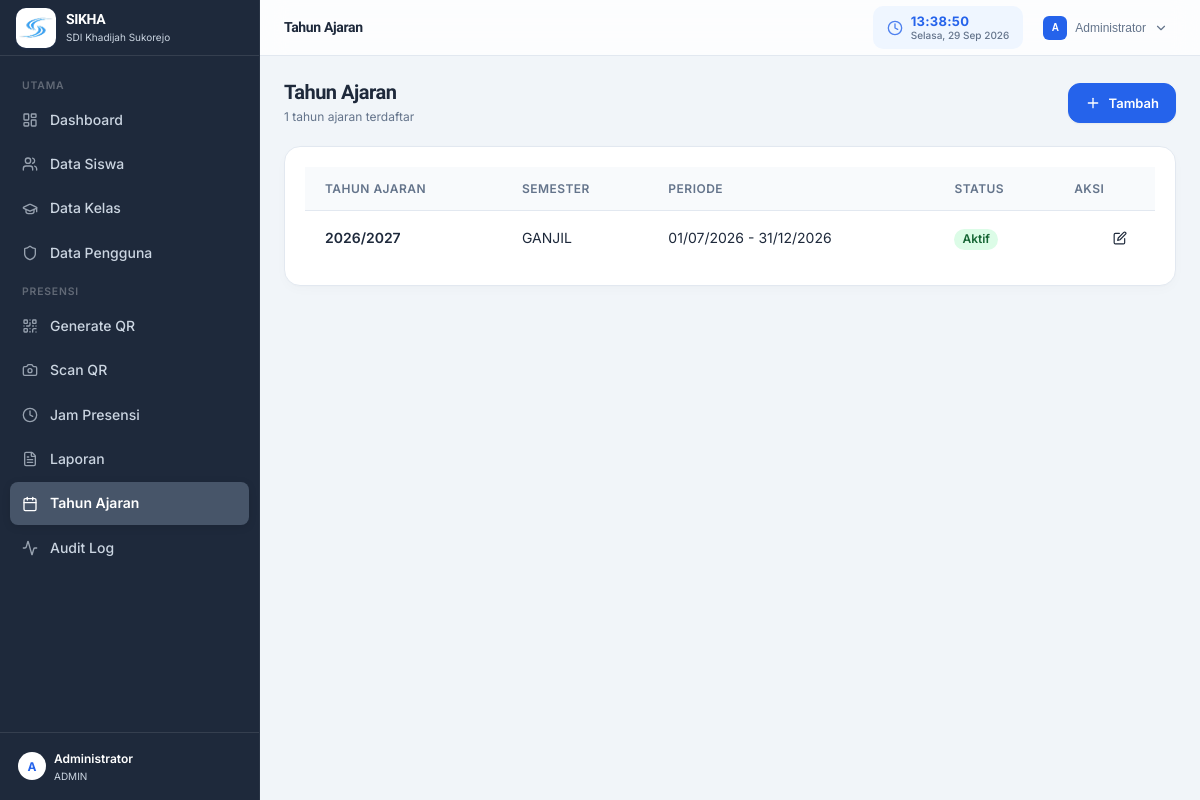
Screenshot of /admin/tahun_ajaran.php (signed in) with the database file from the repository.
### tables this page shows
CREATE TABLE IF NOT EXISTS tahun_ajaran (
    id CHAR(36) NOT NULL,
    tahun VARCHAR(20) NOT NULL,
    semester ENUM('GANJIL', 'GENAP') NOT NULL,
    tanggal_mulai DATE NOT NULL,
    tanggal_selesai DATE NOT NULL,
    is_active TINYINT(1) NOT NULL DEFAULT 0,
    created_at DATETIME NOT NULL DEFAULT CURRENT_TIMESTAMP,
    updated_at DATETIME NOT NULL DEFAULT CURRENT_TIMESTAMP ON UPDATE CURRENT_TIMESTAMP,
    PRIMARY KEY (id),
    UNIQUE KEY uq_tahun_ajaran (tahun, semester),
    KEY idx_tahun_ajaran_active (is_active)
);

### includes/functions.php (called while the page is built, shortened)
<?php
function escape(mixed $value): string
{
    return htmlspecialchars((string)$value, ENT_QUOTES | ENT_SUBSTITUTE, 'UTF-8');
}
function jsonForHtml(mixed $value): string
{
    return json_encode($value, JSON_HEX_TAG | JSON_HEX_AMP | JSON_HEX_APOS | JSON_HEX_QUOT | JSON_UNESCAPED_UNICODE);
}

### admin/tahun_ajaran.php (the view, shortened to what this page needs)
<?php
require_once '../config/database.php';
require_once '../includes/functions.php';
$tahunList = $pdo->query("SELECT * FROM tahun_ajaran ORDER BY tahun DESC, semester DESC")->fetchAll();
include '../includes/header.php';
?>
<div class="page-header">
    <div>
        <h1 class="page-title">Tahun Ajaran</h1>
        <p class="page-desc"><?= count($tahunList) ?> tahun ajaran terdaftar</p>
    </div>
    <button class="btn btn-primary h-10 px-4 text-sm rounded-lg gap-2" onclick="openTahunModal(false)">
        <svg width="16" height="16" viewBox="0 0 24 24" fill="none" stroke="currentColor" stroke-width="2" stroke-linecap="round" stroke-linejoin="round"><line x1="12" y1="5" x2="12" y2="19"/><line x1="5" y1="12" x2="19" y2="12"/></svg>
        Tambah
    </button>
</div>
<div class="card animate-in">
    <div class="card-body p-0">
        <table class="table">
            <thead>
                <tr>
                    <th>Tahun Ajaran</th>
                    <th>Semester</th>
                    <th>Periode</th>
                    <th>Status</th>
                    <th>Aksi</th>
                </tr>
            </thead>
            <tbody>
                <?php foreach ($tahunList as $t): ?>
                <tr class="animate-in" style="animation-delay: 0ms;">
                    <td class="font-semibold"><?= escape($t['tahun']) ?></td>
                    <td><?= escape($t['semester']) ?></td>
                    <td><?= date('d/m/Y', strtotime($t['tanggal_mulai'])) ?> - <?= date('d/m/Y', strtotime($t['tanggal_selesai'])) ?></td>
                    <td>
                        <?php if ($t['is_active']): ?>
                            <span class="badge badge-success">Aktif</span>
                        <?php else: ?>
                            <span class="badge badge-secondary">Tidak Aktif</span>
                        <?php endif; ?>
                    </td>
                    <td>
                        <div class="flex justify-end gap-1">
                            <button class="btn btn-ghost btn-icon btn-sm" onclick='openTahunModal(<?= jsonForHtml($t) ?>)' title="Edit">
                                <svg width="14" height="14" viewBox="0 0 24 24" fill="none" stroke="currentColor" stroke-width="2" stroke-linecap="round" stroke-linejoin="round"><path d="M11 4H4a2 2 0 0 0-2 2v14a2 2 0 0 0 2 2h14a2 2 0 0 0 2-2v-7"/><path d="M18.5 2.5a2.121 2.121 0 0 1 3 3L12 15l-4 1 1-4 9.5-9.5z"/></svg>
                            </button>
                        </div>
                    </td>
                </tr>
                <?php endforeach; ?>
            </tbody>
        </table>
    </div>
</div>
<?php include '../includes/footer.php'; ?>

### rows the page displays
tahun_ajaran: tahun "2026/2027", semester "GANJIL", tanggal_mulai "01/07/2026", tanggal_selesai "31/12/2026", is_active "Aktif"

### other values shown
substr(escape($_SESSION['nama'] ?? 'U'), 0, 1) "A"
$_SESSION['nama'] "Administrator"
$_SESSION['role'] "ADMIN"
$pageTitles[$currentFile] "Tahun Ajaran"
count($tahunList) "1"
